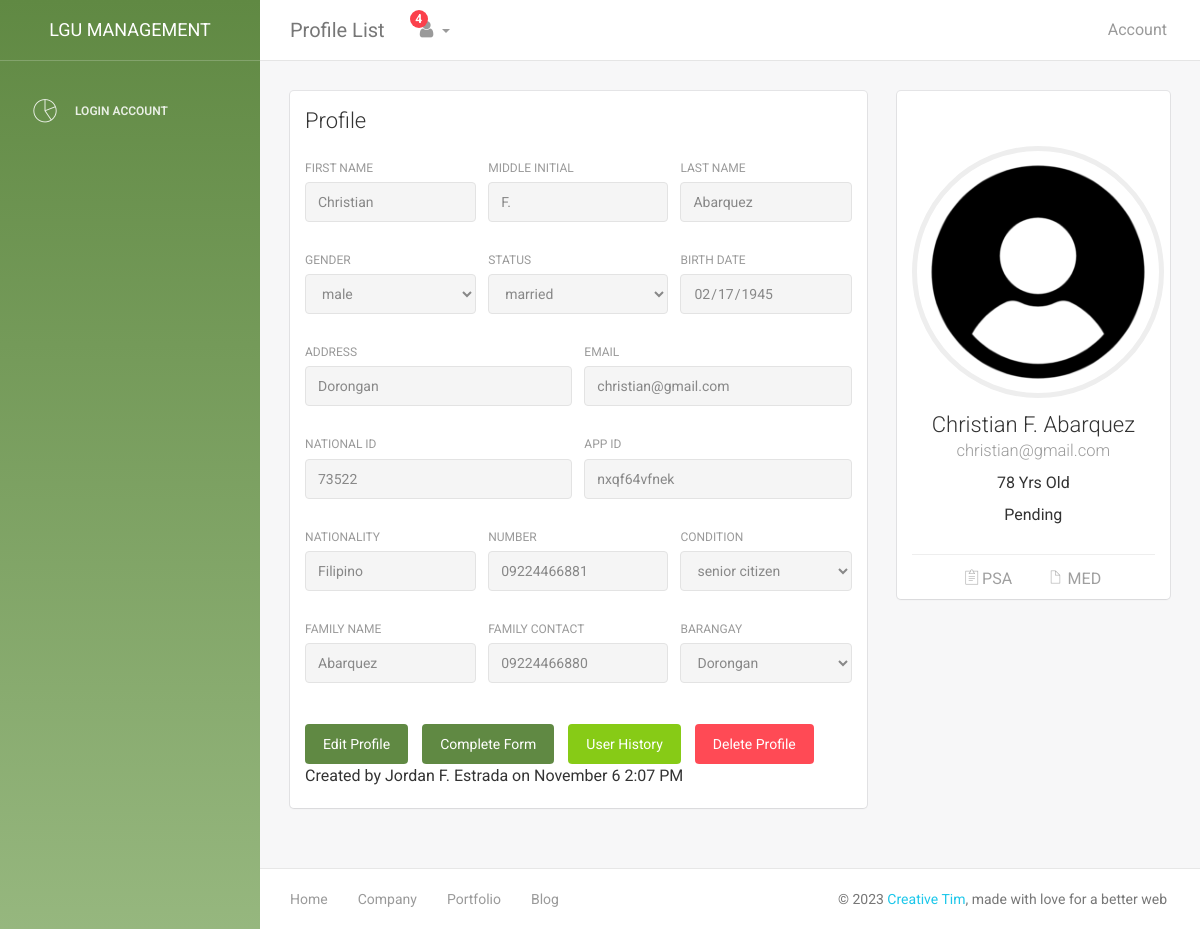
The page /LGU/user.php?user_id=nxqf64vfnek on the database its author committed.
### tables this page shows
CREATE TABLE `verified` (
  `id` int(11) NOT NULL,
  `fname` varchar(45) DEFAULT NULL,
  `mi` varchar(5) DEFAULT NULL,
  `lname` varchar(45) DEFAULT NULL,
  `email` varchar(45) DEFAULT NULL,
  `bdate` varchar(20) DEFAULT NULL,
  `status_rs` varchar(20) DEFAULT NULL,
  `gender` varchar(20) DEFAULT 'Male',
  `address` varchar(100) DEFAULT NULL,
  `number` varchar(15) DEFAULT NULL,
  `valid_id` varchar(200) DEFAULT NULL,
  `app_id` varchar(15) DEFAULT NULL,
  `photo` varchar(200) DEFAULT NULL,
  `conditions` varchar(20) DEFAULT NULL,
  `nationality` varchar(45) NOT NULL DEFAULT 'Filipino',
  `family_name` varchar(45) DEFAULT NULL,
  `family_contact` varchar(15) DEFAULT NULL,
  `brgy` varchar(45) DEFAULT NULL
);

CREATE TABLE `user_history` (
  `id` int(11) NOT NULL,
  `user_id` varchar(45) DEFAULT NULL,
  `admin_id` varchar(45) DEFAULT NULL,
  `action` varchar(10) NOT NULL DEFAULT 'Created',
  `time_edited` timestamp NOT NULL DEFAULT CURRENT_TIMESTAMP
);

CREATE TABLE `account` (
  `id` int(11) NOT NULL,
  `account_id` varchar(45) DEFAULT NULL,
  `email` varchar(45) DEFAULT NULL,
  `passcode` varchar(45) DEFAULT NULL,
  `account_type` varchar(10) DEFAULT 'user',
  `account_status` varchar(10) DEFAULT 'Pending',
  `isfirstlogin` int(1) DEFAULT '0'
);

### LGU/user.php (the view, shortened to what the rows shown need)
<?php
require('connection.php');
if(isset($_GET['user_id'])){
    $user_id = $_GET['user_id'];
}else{
    $isDeleteBtn = false;
    $user_id = $_SESSION['user_id'];
}
$query = "SELECT v.*, a.account_status, d.psa , d.med FROM verified v INNER JOIN  account a on a.account_id = v.app_id inner join doc d on v.app_id = d.user_id where a.account_id = '$user_id'";
$result = mysqli_query($conn, $query);
$query1 = "SELECT u.action, u.time_edited , a.name as admin_name from user_history u inner join admin a on u.admin_id = a.admin_id where u.user_id = '$user_id' order by u.id desc limit 1 ";
$result1 = mysqli_query($conn,$query1);
if($result && $result1 ){
    $assoc = mysqli_fetch_assoc($result);
    $assoc1 = mysqli_fetch_assoc($result1);
    extract($assoc);
    extract($assoc1);
}else{
    echo $query;
}
$query3 = "SELECT u.action, u.time_edited, a.name as admin_name, concat(v.lname,' ',v.fname) as user_name  from user_history u inner join admin a on u.admin_id = a.admin_id inner join verified v on u.user_id = v.app_id where u.user_id = '$user_id' order by u.id desc ";
$query3_result = mysqli_query($conn,$query3);
?>
<!doctype html>
<html lang="en">
<head>
    <link href="assets/css/bootstrap.min.css" rel="stylesheet" />
    <link href="assets/css/animate.min.css" rel="stylesheet"/>
    <link href="assets/css/light-bootstrap-dashboard.css?v=1.4.0" rel="stylesheet"/>
    <link href="assets/css/demo.css" rel="stylesheet" />
    <link href="assets/css/confirmation.css" rel="stylesheet" />
    <link href="http://maxcdn.bootstrapcdn.com/font-awesome/4.2.0/css/font-awesome.min.css" rel="stylesheet">
    <link href="assets/css/pe-icon-7-stroke.css" rel="stylesheet" />
</head>
<body>
<div class="wrapper">
    <div class="main-panel">
        <div class="content">
            <div class="container-fluid">
                <div class="row">
                    <div class="col-md-8">
                        <div class="card">
                            <div class="content">
                                <form id="info_content" >
                                    <div class="row">
                                        <div class="col-md-4">
                                            <div class="form-group">
                                                <label>First Name</label>
                                                <input type="text" class="form-control"  placeholder="Enter first name" value="<?php echo $fname; ?>" readonly>
                                            </div>
                                        </div>
                                        <div class="col-md-4">
                                            <div class="form-group">
                                                <label>Middle Initial</label>
                                                <input type="text" class="form-control" placeholder="Enter M.I" value="<?php echo $mi?>" readonly>
                                            </div>
                                        </div>
                                        <div class="col-md-4">
                                            <div class="form-group">
                                                <label for="exampleInputEmail1">Last Name</label>
                                                <input id="lname" type="text" class="form-control" placeholder="Enter last name" value="<?php echo $lname?>" readonly>
                                            </div>
                                        </div>
                                    </div>
                                    <div class="row">
                                        <div class="col-md-4">
                                            <div class="form-group">
                                                <label>Gender</label>
                                                <select name="  " class="form-control" id="" readonly>
                                                    <option value=""><?php echo $gender ?></option>
                                                </select>
                                            </div>
                                        </div>
                                        <div class="col-md-4">
                                            <div class="form-group">
                                                <label>Status</label>
                                                <select name="  " class="form-control" id="" readonly>
                                                    <option value="<?php echo $status_rs ?>"><?php echo $status_rs ?></option>
                                                </select>
                                            </div>
                                        </div>
                                        <div class="col-md-4">
                                            <div class="form-group">
                                                <label>Birth Date</label>
                                                <input type="date" class="form-control"  value="<?php echo date('Y-m-d', strtotime($bdate)); ?>" readonly>
                                            </div>
                                        </div>
                                    </div>
                                    <div class="row otherInfoOff">
                                        <div class="col-md-6">
                                            <div class="form-group">
                                                <label>Address</label>
                                                <input type="text" class="form-control" placeholder="Home Address" value="<?php echo $address ?>" readonly>
                                            </div>
                                        </div>
                                        <div class="col-md-6">
                                            <div class="form-group">
                                                <label>Email</label>
                                                <input type="email" class="form-control" placeholder="Email Address" id="email" value="<?php echo $email ?>" readonly >
                                            </div>
                                        </div>
                                    </div>
                                    <div class="row otherInfoOn" >
                                        <div class="col-md-6">
                                            <div class="form-group">
                                                <label>National ID</label>
                                                <input type="text" class="form-control" value="<?php echo $valid_id?>" placeholder="Enter National ID Number" id="valid_id" readonly>
                                            </div>
                                        </div>
                                        <div class="col-md-6">
                                            <div class="form-group">
                                                <label>APP ID</label>
                                                <input type="text" class="form-control" value="<?php echo $app_id?>" placeholder="Enter APP ID Number" id="app_id" readonly>
                                            </div>
                                        </div>
                                    </div>
                                    <div class="row otherInfoOff">
                                        <div class="col-md-4">
                                            <div class="form-group">
                                                <label>Nationality</label>
                                                <input type="text" class="form-control" placeholder="Enter nationality" value="<?php echo $nationality ?>" readonly>
                                            </div>
                                        </div>
                                        <div class="col-md-4">
                                            <div class="form-group">
                                                <label>Number</label>
                                                <input type="text" class="form-control" placeholder="Enter number" value="<?php echo $number ?>" readonly>
                                            </div>
                                        </div>
                                        <div class="col-md-4">
                                            <div class="form-group">
                                                <label>Condition</label>
                                                <select name="  " class="form-control" id="" readonly>
                                                    <option value=""><?php echo $conditions ?></option>
                                                </select>
                                            </div>
                                        </div>
                                    </div>
                                    <div class="row otherInfoOn" >
                                        <div class="col-md-4">
                                            <div class="form-group">
                                                <label>Family Name</label>
                                                <input type="text" class="form-control" value="<?php echo $family_name?>" placeholder="Enter Family Name" id="family_name" readonly>
                                            </div>
                                        </div>
                                        <div class="col-md-4">
                                            <div class="form-group">
                                                <label>Family Contact</label>
                                                <input type="text" class="form-control" value="<?php echo $family_contact?>" placeholder="Enter Family Number" id="family_contact" readonly>
                                            </div>
                                        </div>
                                        <div class="col-md-4">
                                            <div class="form-group">
                                                <label>Barangay</label>
                                                <select name="" class="form-control" id="brgy" readonly>
                                                    <option selected value="<?php echo $brgy?>"><?php echo $brgy?></option>
                                                </select>
                                            </div>
                                        </div>
                                    </div>
                                </form>
                                        <?php
                                        while ($row = mysqli_fetch_assoc($query3_result)) {
                                            $admin_name = $row['admin_name'];
                                            $action = $row['action'];
                                        }
                                        ?>
                                <br>
                                <div style="display:flex;gap: 1em;">
                                        <button type="submit" class="btn btn-info btn-fill " onclick="window.location.href='user_edit.php?user_id=<?php  echo $user_id ?>'">Edit Profile</button>
                                        <button type="submit" class="btn btn-info btn-fill " onclick="window.location.href='<?php echo ($conditions=='pwd')? 'table_pwd':'table_senior' ?>.php?id=<?php  echo $user_id.'&action=edit' ?>'">Complete Form</button>
                                        <button type="submit" class="btn btn-success btn-fill " onclick="userHistory()">User History</button>
                                        <button type="submit" class="btn btn-danger btn-fill " onclick="deleteUser('<?php  echo $user_id ?>')">Delete Profile</button>
                                </div>
                                <p>
                                <?php
                                $dateFormat = $time_edited;
                                $dateTime = new DateTime($dateFormat);
                                $newDate = $dateTime -> format('F j g:i A');
                                $text = ($action=="Created"? "Created by ": "Last Edited by ");
                                $text =$text.$admin_name. " on ".$newDate;
                                echo $text;
                                ?></p>
                            </div>
                        </div>
                    </div>
                    <div class="col-md-4">
                        <div class="card card-user">
                            <div class="content">
                                <div class="author">
                                     <a href="#">
                                     <?php
                                        $imagePath = "../priotizen_app/user_img/$photo";
                                        if(file_exists($imagePath)) {
                                            echo '<img class="avatar border-gray" style="height: 21em; width: 21em" src="../priotizen_app/user_img/'.$photo.'"  alt="..."/>';
                                        }else{
                                            echo '<img class="avatar border-gray" style="height: 21em; width: 21em" src="../priotizen_app/user_img/default.png"  alt="..."/>';
                                        }
                                      ?>
                                      <h4 class="title"><?php echo $fname." ".$mi." ".$lname ?><br />
                                         <small><?php echo $email ?></small>
                                      </h4>
                                    </a>
                                    <?php
                                    $bdateFormat = $bdate;
                                    $date =  date("l F d, Y");
                                    $date = explode(',',$date);
                                    $date = $date[1];
                                    $bdate = explode('-', $bdateFormat);
                                    $bdate = $bdate[0];
                                    $birthday = $date - $bdate ;
                                    ?>
                                    <h5><?php echo $birthday ?> Yrs Old</h5>
                                    <h5><?php echo $account_status ?></h5>
                                </div>
                            </div>
                        </div>
                    </div>
                </div>
            </div>
        </div>
    </div>
</div>
</body>
</html>

### rows shown on the page
verified: fname "Christian", mi "F.", lname "Abarquez", gender "male", status_rs "married", bdate "02/17/1945", address "Dorongan", email "christian@gmail.com", valid "73522", app "nxqf64vfnek", nationality "Filipino", number "09224466881", conditions "senior citizen", family_name "Abarquez", family_contact "09224466880", brgy "Dorongan", bdate "78", account.account_status "Pending"
user_history: text "Created by Jordan F. Estrada on November 6 2:07 PM"

### other values the page prints
$num "4"
